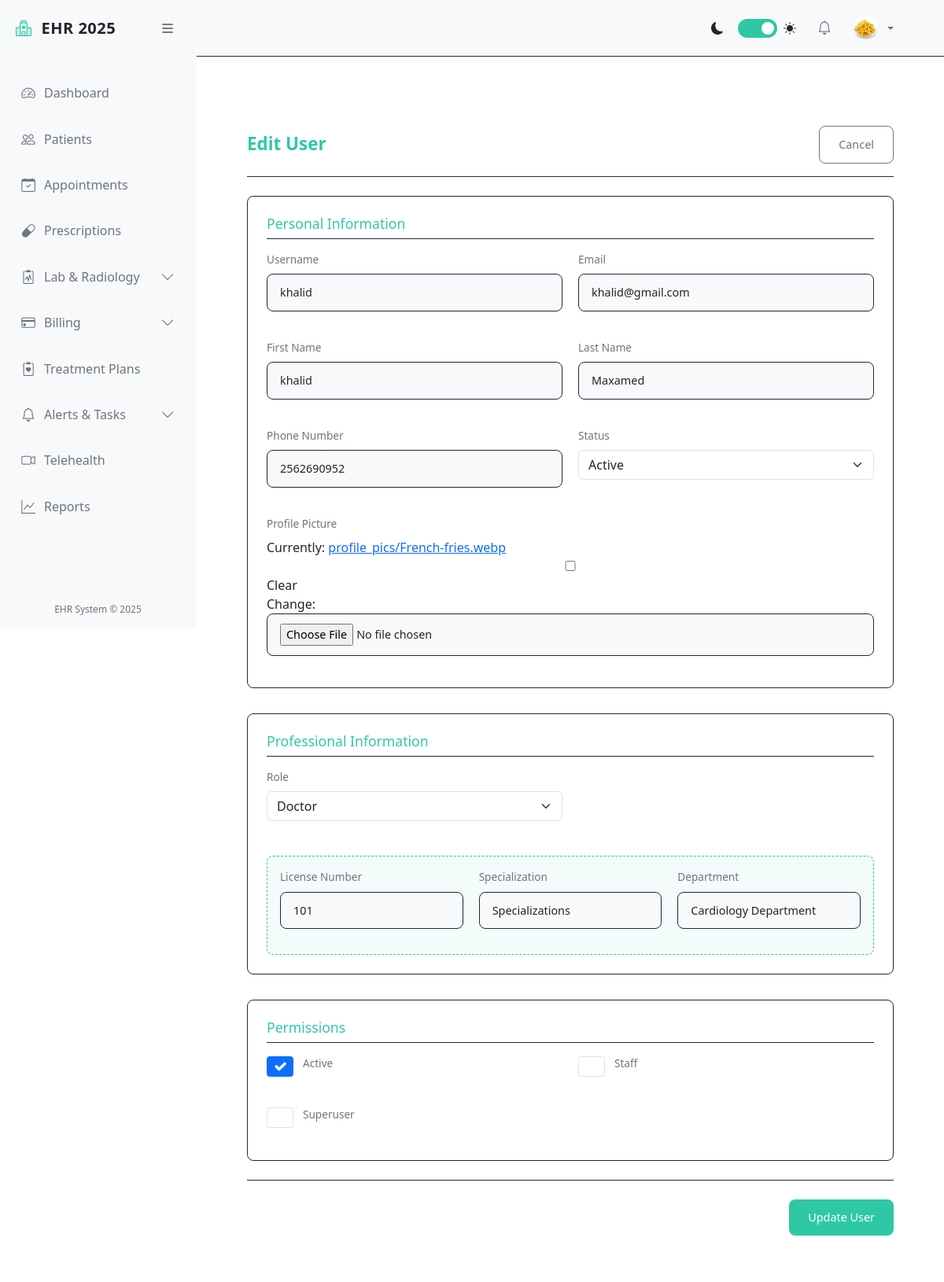
Screenshot of /accounts/users/6/edit/ (signed in) with the database file from the repository.
### accounts/models.py (models this page shows, shortened)
class User(AbstractUser):
    STATUS_CHOICES = [
        ('ACTIVE', 'Active'),
        ('INACTIVE', 'Inactive'),
        ('ON_LEAVE', 'On Leave'),
    ]
    ROLE_CHOICES = [
        ('ADMIN', 'Administrator'),
        ('DOCTOR', 'Doctor'),
        ('NURSE', 'Nurse'),
        ('STAFF', 'Staff'),
        ('PATIENT', 'Patient'),
    ]
    role = models.CharField(max_length=20, choices=ROLE_CHOICES, default='STAFF')
    phone_number = models.CharField(max_length=20, blank=True)
    license_number = models.CharField(max_length=100, blank=True)
    specialization = models.CharField(max_length=100, blank=True)
    department = models.CharField(max_length=100, blank=True)
    profile_picture = models.ImageField(upload_to='profile_pics/', null=True, blank=True)
    status = models.CharField(max_length=20, choices=STATUS_CHOICES, default='ACTIVE')  # <-- new
    is_verified = models.BooleanField(default=False)

### accounts/views.py (the view, shortened to what this page needs)
# urls.py: path('users/<int:pk>/edit/', views.UserUpdateView.as_view(), name='user_update'),
class UserUpdateView(AdminRequiredMixin, UpdateView):
    model = User
    form_class = UserForm
    template_name = 'accounts/user_form.html'

### ehr/templates/accounts/user_form.html (shortened to what this page needs)
{% extends 'ehr/base.html' %}
{% block content %}
<div class="user-form">
    <div class="form-header">
        <h2 class="form-title">{% if form.instance.pk %}Edit{% else %}Add{% endif %} User</h2>
        <a href="{% if form.instance.pk %}{% url 'user_detail' form.instance.pk %}{% else %}{% url 'user_list' %}{% endif %}" class="btn btn-outline">
            Cancel
        </a>
    </div>
    <form method="post" enctype="multipart/form-data">
        <div class="form-sections">
            <div class="form-section">
                <h3 class="section-title">Personal Information</h3>
                <div class="form-grid">
                    <div class="form-group">
                        <label for="{{ form.username.id_for_label }}" class="form-label">Username</label>
                        {{ form.username }}
                    </div>
                    <div class="form-group">
                        <label for="{{ form.email.id_for_label }}" class="form-label">Email</label>
                        {{ form.email }}
                    </div>
                    <div class="form-group">
                        <label for="{{ form.first_name.id_for_label }}" class="form-label">First Name</label>
                        {{ form.first_name }}
                    </div>
                    <div class="form-group">
                        <label for="{{ form.last_name.id_for_label }}" class="form-label">Last Name</label>
                        {{ form.last_name }}
                    </div>
                    <div class="form-group">
                        <label for="{{ form.phone_number.id_for_label }}" class="form-label">Phone Number</label>
                        {{ form.phone_number }}
                    </div>
                    <div class="form-group">
                        <label for="{{ form.status.id_for_label }}" class="form-label">Status</label>
                        {{ form.status }}
                    </div>
                    <div class="form-group full-width">
                        <label for="{{ form.profile_picture.id_for_label }}" class="form-label">Profile Picture</label>
                        {{ form.profile_picture }}
                    </div>
                </div>
            </div>
            <div class="form-section">
                <h3 class="section-title">Professional Information</h3>
                <div class="form-grid">
                    <div class="form-group">
                        <label for="{{ form.role.id_for_label }}" class="form-label">Role</label>
                        {{ form.role }}
                    </div>
                    {% if form.instance.role == "DOCTOR" or form.instance.role == "NURSE" %}
                        <div class="role-specific-fields">
                            <div class="form-group">
                                <label for="{{ form.license_number.id_for_label }}" class="form-label">License Number</label>
                                {{ form.license_number }}
                            </div>
                            <div class="form-group">
                                <label for="{{ form.specialization.id_for_label }}" class="form-label">Specialization</label>
                                {{ form.specialization }}
                            </div>
                            <div class="form-group">
                                <label for="{{ form.department.id_for_label }}" class="form-label">Department</label>
                                {{ form.department }}
                            </div>
                        </div>
                    {% endif %}
                </div>
            </div>
            <div class="form-section">
                <h3 class="section-title">Permissions</h3>
                <div class="form-grid">
                    <div class="form-group">
                        <div class="checkbox-group">
                            {{ form.is_active }}
                            <label for="{{ form.is_active.id_for_label }}" class="form-label">Active</label>
                        </div>
                    </div>
                    <div class="form-group">
                        <div class="checkbox-group">
                            {{ form.is_staff }}
                            <label for="{{ form.is_staff.id_for_label }}" class="form-label">Staff</label>
                        </div>
                    </div>
                    <div class="form-group">
                        <div class="checkbox-group">
                            {{ form.is_superuser }}
                            <label for="{{ form.is_superuser.id_for_label }}" class="form-label">Superuser</label>
                        </div>
                    </div>
                </div>
            </div>
        </div>
        <div class="form-actions">
            <button type="submit" class="btn btn-primary">
                {% if form.instance.pk %}Update{% else %}Create{% endif %} User
            </button>
        </div>
    </form>
</div>
{% endblock %}

### ehr/templates/ehr/base.html (shortened to what this page needs)
<!DOCTYPE html>
<html lang="en">
<head>
    <link href="https://cdn.jsdelivr.net/npm/bootstrap@5.3.0/dist/css/bootstrap.min.css" rel="stylesheet">
    <link rel="stylesheet" href="https://cdn.jsdelivr.net/npm/bootstrap-icons@1.10.0/font/bootstrap-icons.css">
</head>
<body>
    <div class="d-flex">
        <div class="sidebar" id="sidebar">
            <div class="sidebar-header">
                <a href="{% url 'dashboard' %}" class="sidebar-brand">
                    <i class="bi bi-hospital sidebar-brand-icon"></i>
                    <span id="sidebar-title">EHR 2025</span>
                </a>
                <button class="toggle-btn" id="toggle-sidebar">
                    <i class="bi bi-list"></i>
                </button>
            </div>
            <div class="px-2 py-3" style="height: calc(100% - 120px); overflow-y: auto;">
                <ul class="nav flex-column">
                    <li class="nav-item">
                        <a class="nav-link {% if request.resolver_match.url_name == 'dashboard' %}active{% endif %}"
                            href="{% url 'dashboard' %}">
                            <i class="bi bi-speedometer2"></i>
                            <span class="nav-link-text ms-2">Dashboard</span>
                        </a>
                    </li>
                    <li class="nav-item">
                        <a class="nav-link {% if 'patient' in request.resolver_match.url_name %}active{% endif %}"
                            href="{% url 'patient_list' %}">
                            <i class="bi bi-people"></i>
                            <span class="nav-link-text ms-2">Patients</span>
                        </a>
                    </li>
                    <li class="nav-item">
                        <a class="nav-link {% if 'appointment' in request.resolver_match.url_name %}active{% endif %}"
                            href="{% url 'appointment_list' %}">
                            <i class="bi bi-calendar-check"></i>
                            <span class="nav-link-text ms-2">Appointments</span>
                        </a>
                    </li>
                    <li class="nav-item">
                        <a class="nav-link {% if 'prescription' in request.resolver_match.url_name %}active{% endif %}"
                            href="{% url 'prescription_list' %}">
                            <i class="bi bi-capsule"></i>
                            <span class="nav-link-text ms-2">Prescriptions</span>
                        </a>
                    </li>
                    <li class="nav-item">
                        <a class="nav-link {% if 'lab_test' in request.resolver_match.url_name or 'imaging_study' in request.resolver_match.url_name %}active{% endif %}"
                            data-bs-toggle="collapse" href="#labRadCollapse">
                            <i class="bi bi-clipboard2-pulse"></i>
                            <span class="nav-link-text ms-2">Lab & Radiology</span>
                            <i class="bi bi-chevron-down collapse-icon ms-auto"></i>
                        </a>
                    </li>
                    <li class="nav-item">
                        <a class="nav-link {% if 'billing' in request.resolver_match.url_name or 'insurance' in request.resolver_match.url_name %}active{% endif %}"
                            data-bs-toggle="collapse" href="#billingCollapse">
                            <i class="bi bi-credit-card"></i>
                            <span class="nav-link-text ms-2">Billing</span>
                            <i class="bi bi-chevron-down collapse-icon ms-auto"></i>
                        </a>
                    </li>
                    <li class="nav-item">
                        <a class="nav-link {% if 'treatment_plan' in request.resolver_match.url_name %}active{% endif %}"
                            href="{% url 'treatment_plan_list' %}">
                            <i class="bi bi-clipboard2-heart"></i>
                            <span class="nav-link-text ms-2">Treatment Plans</span>
                        </a>
                    </li>
                    <li class="nav-item">
                        <a class="nav-link {% if 'alert' in request.resolver_match.url_name or 'task' in request.resolver_match.url_name %}active{% endif %}"
                            data-bs-toggle="collapse" href="#alertsTasksCollapse">
                            <i class="bi bi-bell"></i>
                            <span class="nav-link-text ms-2">Alerts & Tasks</span>
                            <i class="bi bi-chevron-down collapse-icon ms-auto"></i>
                        </a>
                    </li>
                    <li class="nav-item">
                        <a class="nav-link {% if 'telehealth' in request.resolver_match.url_name %}active{% endif %}"
                            href="{% url 'telehealth_session_list' %}">
                            <i class="bi bi-camera-video"></i>
                            <span class="nav-link-text ms-2">Telehealth</span>
                        </a>
                    </li>
                    <li class="nav-item">
                        <a class="nav-link {% if 'report' in request.resolver_match.url_name %}active{% endif %}"
                            href="{% url 'report_list' %}">
                            <i class="bi bi-graph-up"></i>
                            <span class="nav-link-text ms-2">Reports</span>
                        </a>
                    </li>
                </ul>
            </div>
            <div class="sidebar-footer">
                EHR System &copy; 2025
            </div>
        </div>
        <div class="main-content flex-grow-1" id="main-content">
            <nav class="navbar navbar-expand-lg navbar-light bg-light border-bottom">
                <div class="container-fluid">
                    <div class="collapse navbar-collapse" id="navbarSupportedContent">
                        <ul class="navbar-nav ms-auto align-items-center">
                            <li class="nav-item me-3">
                                <div class="d-flex align-items-center">
                                    <i class="bi bi-moon-fill me-2"></i>
                                    <label class="theme-switch">
                                        <span class="slider"></span>
                                    </label>
                                    <i class="bi bi-sun-fill ms-2"></i>
                                </div>
                            </li>
                            <li class="nav-item dropdown me-2">
                                <a class="nav-link position-relative" href="#" id="notificationsDropdown" role="button"
                                    data-bs-toggle="dropdown">
                                    <i class="bi bi-bell"></i>
                                </a>
                            </li>
                            <li class="nav-item dropdown">
                                <a class="nav-link dropdown-toggle d-flex align-items-center" href="#" id="userDropdown"
                                    role="button" data-bs-toggle="dropdown">
                                    {% if user.profile_picture %}
                                    <img src="{{ user.profile_picture.url }}" class="rounded-circle me-2" width="32"
                                        height="32" alt="Profile">
                                    {% else %}
                                    <i class="bi bi-person-circle me-2"></i>
                                    {% endif %}
                                </a>
                                    </li>
                                </ul>
                    </div>
                </div>
            </nav>
            <div class="container-fluid py-4">
                {% block content %}{% endblock %}
            </div>
        </div>
    </div>
</body>
</html>

### rows the page displays
User: profile_picture (picture), username "khalid", email "khalid@gmail.com", first_name "khalid", last_name "Maxamed", phone_number "2562690952", status "Active", role "Doctor", license_number "101", specialization "Specializations", department "Cardiology Department", is_active "☑"
